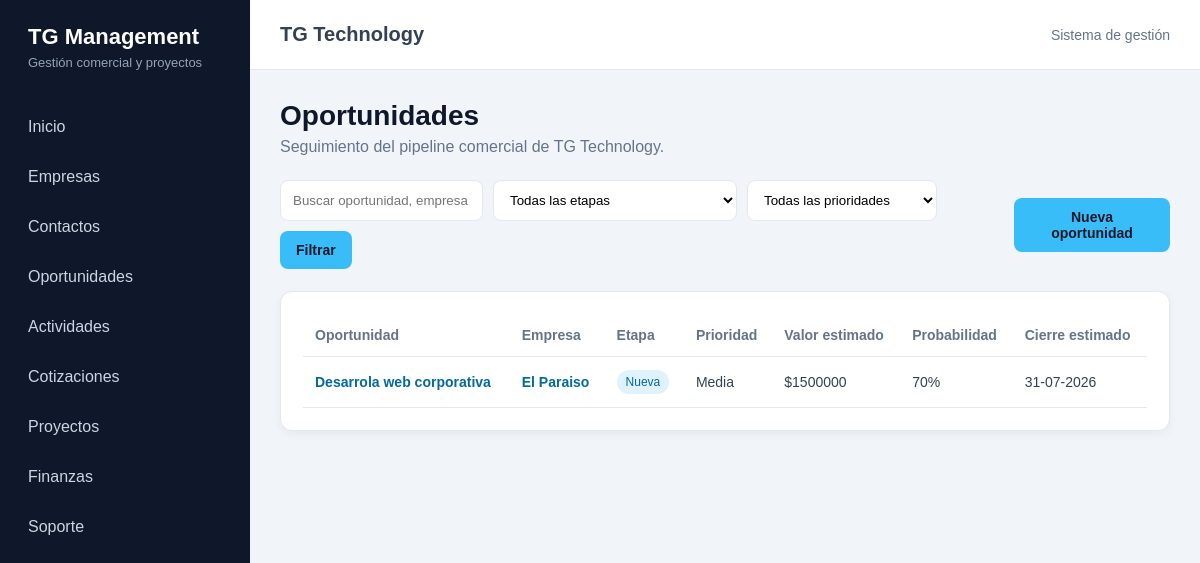
The app's page /crm/oportunidades/, older data.
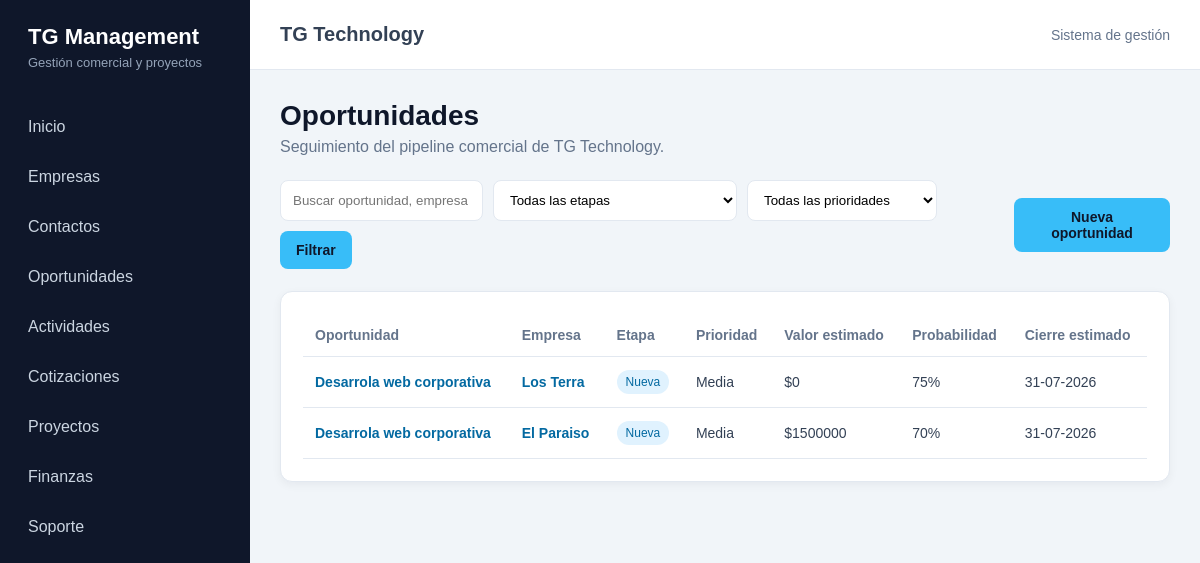
The same page, newer data.
### crm/models.py (models this page shows, shortened)
class Oportunidad(models.Model):
    class Etapa(models.TextChoices):
        NUEVA = "NUEVA", "Nueva"
        CONTACTADA = "CONTACTADA", "Contactada"
        REQUERIMIENTOS = "REQUERIMIENTOS", "Levantamiento de requerimientos"
        PROPUESTA = "PROPUESTA", "Propuesta enviada"
        NEGOCIACION = "NEGOCIACION", "Negociación"
        GANADA = "GANADA", "Ganada"
        PERDIDA = "PERDIDA", "Perdida"
        PAUSADA = "PAUSADA", "Pausada"
    class Prioridad(models.TextChoices):
        BAJA = "BAJA", "Baja"
        MEDIA = "MEDIA", "Media"
        ALTA = "ALTA", "Alta"
        URGENTE = "URGENTE", "Urgente"
    titulo = models.CharField(
        "Nombre de la oportunidad",
        max_length=200,
    )
    empresa = models.ForeignKey(
        Empresa,
        verbose_name="Empresa",
        on_delete=models.PROTECT,
        related_name="oportunidades",
    )
    contacto = models.ForeignKey(
        Contacto,
        verbose_name="Contacto",
        on_delete=models.SET_NULL,
        null=True,
        blank=True,
        related_name="oportunidades",
    )
    descripcion = models.TextField(
        "Descripción",
        blank=True,
    )
    servicio_interes = models.CharField(
        "Servicio de interés",
        max_length=150,
        blank=True,
    )
    etapa = models.CharField(
        "Etapa",
        max_length=30,
        choices=Etapa.choices,
        default=Etapa.NUEVA,
    )
    prioridad = models.CharField(
        "Prioridad",
        max_length=20,
        choices=Prioridad.choices,
        default=Prioridad.MEDIA,
    )
    valor_estimado = models.DecimalField(
        "Valor estimado",
        max_digits=14,
        decimal_places=2,
        default=0,
    )
    probabilidad = models.PositiveSmallIntegerField(
        "Probabilidad de cierre (%)",
        default=10,
    )
    fecha_estimada_cierre = models.DateField(
        "Fecha estimada de cierre",
        null=True,
        blank=True,
    )
    motivo_perdida = models.TextField(
        "Motivo de pérdida",
        blank=True,
    )
    responsable = models.ForeignKey(
        settings.AUTH_USER_MODEL,
        verbose_name="Responsable",
        on_delete=models.SET_NULL,
        null=True,
        blank=True,
        related_name="oportunidades_asignadas",
    )
    fecha_creacion = models.DateTimeField(
        "Fecha de creación",
        auto_now_add=True,
    )
    fecha_actualizacion = models.DateTimeField(
        "Última actualización",
        auto_now=True,
    )
    class Meta:
        verbose_name = "Oportunidad"
        verbose_name_plural = "Oportunidades"
        ordering = ["-fecha_creacion"]

class Empresa(models.Model):
    class TipoEmpresa(models.TextChoices):
        PROSPECTO = "PROSPECTO", "Prospecto"
        CLIENTE = "CLIENTE", "Cliente"
        PROVEEDOR = "PROVEEDOR", "Proveedor"
        PARTNER = "PARTNER", "Partner"
    class EstadoEmpresa(models.TextChoices):
        ACTIVA = "ACTIVA", "Activa"
        INACTIVA = "INACTIVA", "Inactiva"
    razon_social = models.CharField(
        "Razón social",
        max_length=200,
    )
    nombre_fantasia = models.CharField(
        "Nombre de fantasía",
        max_length=200,
        blank=True,
    )
    rut = models.CharField(
        "RUT",
        max_length=20,
        blank=True,
        unique=True,
        null=True,
    )
    tipo = models.CharField(
        "Tipo de empresa",
        max_length=20,
        choices=TipoEmpresa.choices,
        default=TipoEmpresa.PROSPECTO,
    )
    rubro = models.CharField(
        "Rubro",
        max_length=150,
        blank=True,
    )
    sitio_web = models.URLField(
        "Sitio web",
        blank=True,
    )
    telefono = models.CharField(
        "Teléfono",
        max_length=30,
        blank=True,
    )
    email = models.EmailField(
        "Correo electrónico",
        blank=True,
    )
    direccion = models.CharField(
        "Dirección",
        max_length=250,
        blank=True,
    )
    comuna = models.CharField(
        "Comuna",
        max_length=100,
        blank=True,
    )
    region = models.CharField(
        "Región",
        max_length=100,
        blank=True,
    )
    estado = models.CharField(
        "Estado",
        max_length=20,
        choices=EstadoEmpresa.choices,
        default=EstadoEmpresa.ACTIVA,
    )
    observaciones = models.TextField(
        "Observaciones",
        blank=True,
    )
    creado_por = models.ForeignKey(
        settings.AUTH_USER_MODEL,
        verbose_name="Creado por",
        on_delete=models.SET_NULL,
        null=True,
        blank=True,
        related_name="empresas_creadas",
    )
    fecha_creacion = models.DateTimeField(
        "Fecha de creación",
        auto_now_add=True,
    )
    fecha_actualizacion = models.DateTimeField(
        "Última actualización",
        auto_now=True,
    )
    class Meta:
        verbose_name = "Empresa"
        verbose_name_plural = "Empresas"
        ordering = ["razon_social"]
    def __str__(self):
        return self.nombre_fantasia or self.razon_social

### crm/views.py (the view, shortened to what this page needs)
def oportunidad_lista(request):
    busqueda = request.GET.get("q", "").strip()
    etapa = request.GET.get("etapa", "").strip()
    prioridad = request.GET.get("prioridad", "").strip()
    oportunidades = Oportunidad.objects.select_related(
        "empresa",
        "contacto",
        "responsable",
    ).all()
    if etapa:
        oportunidades = oportunidades.filter(
            etapa=etapa,
        )
    if prioridad:
        oportunidades = oportunidades.filter(
            prioridad=prioridad,
        )
    contexto = {
        "oportunidades": oportunidades,
        "busqueda": busqueda,
        "etapa_seleccionada": etapa,
        "prioridad_seleccionada": prioridad,
        "etapas": Oportunidad.Etapa.choices,
        "prioridades": Oportunidad.Prioridad.choices,
    }
    return render(
        request,
        "crm/oportunidad_lista.html",
        contexto,
    )

### crm/templates/crm/oportunidad_lista.html (shortened to what this page needs)
{% extends "core/base.html" %}
{% block content %}
    <div class="encabezado-pagina">
        <h1>Oportunidades</h1>
        <p>
            Seguimiento del pipeline comercial de TG Technology.
        </p>
    </div>
    <div class="acciones">
        <form method="get" class="filtros">
            <input
                type="text"
                name="q"
                value="{{ busqueda }}"
                placeholder="Buscar oportunidad, empresa o servicio"
            >
            <select name="etapa">
                <option value="">Todas las etapas</option>
            </select>
            <select name="prioridad">
                <option value="">Todas las prioridades</option>
            </select>
            <button type="submit" class="boton">
                Filtrar
            </button>
        </form>
        <a
            href="{% url 'crm:oportunidad_crear' %}"
            class="boton"
        >
            Nueva oportunidad
        </a>
    </div>
    <div class="panel">
        {% if oportunidades %}
            <div class="tabla-contenedor">
                <table>
                    <thead>
                        <tr>
                            <th>Oportunidad</th>
                            <th>Empresa</th>
                            <th>Etapa</th>
                            <th>Prioridad</th>
                            <th>Valor estimado</th>
                            <th>Probabilidad</th>
                            <th>Cierre estimado</th>
                        </tr>
                    </thead>
                    <tbody>
                        {% for oportunidad in oportunidades %}
                            <tr>
                                <td>
                                    <a
                                        href="{% url 'crm:oportunidad_detalle' oportunidad.pk %}"
                                        class="enlace-tabla"
                                    >
                                        {{ oportunidad.titulo }}
                                    </a>
                                </td>
                                <td>
                                    <a
                                        href="{% url 'crm:empresa_detalle' oportunidad.empresa.pk %}"
                                        class="enlace-tabla"
                                    >
                                        {{ oportunidad.empresa }}
                                    </a>
                                </td>
                                <td>
                                    <span class="estado">
                                        {{ oportunidad.get_etapa_display }}
                                    </span>
                                </td>
                                <td>
                                    {{ oportunidad.get_prioridad_display }}
                                </td>
                                <td>
                                    ${{ oportunidad.valor_estimado|default:0|floatformat:0 }}
                                </td>
                                <td>
                                    {{ oportunidad.probabilidad|default:0 }}%
                                </td>
                                <td>
                                    {{ oportunidad.fecha_estimada_cierre|date:"d-m-Y"|default:"—" }}
                                </td>
                            </tr>
                        {% endfor %}
                    </tbody>
                </table>
            </div>
        {% else %}
            <div class="sin-registros">
                No se encontraron oportunidades.
            </div>
        {% endif %}
    </div>
{% endblock %}

Row changes from the older to the newer data that the page shows:
added Oportunidad: titulo "Desarrola web corporativa", empresa "Los Terra", etapa "Nueva", prioridad "Media", valor_estimado "0", probabilidad "75", fecha_estimada_cierre "31-07-2026"
